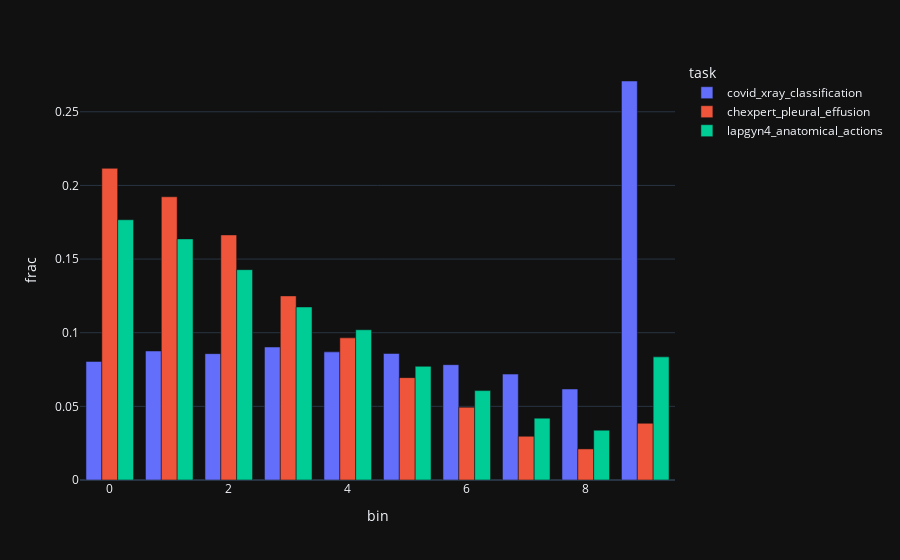

Notebook code for this chart:
### Code cell
get_bins(tasks=tuple(rng.choice(all_tasks) for _ in range(3)), f_dim=1)

### Figure 1 — Plotly figure (JSON) as saved in the notebook; plotly's stock layout.template omitted (floating-point values rounded to 4 significant figures)
{"data": [{"alignmentgroup": "True", "hovertemplate": "task=covid_xray_classification<br>bin=%{x}<br>frac=%{y}<extra></extra>", "legendgroup": "covid_xray_classification", "marker": {"color": "#636efa", "pattern": {"shape": ""}}, "name": "covid_xray_classification", "offsetgroup": "covid_xray_classification", "orientation": "v", "showlegend": true, "textposition": "auto", "x": [0, 1, 2, 3, 4, 5, 6, 7, 8, 9], "xaxis": "x", "y": [0.0805, 0.0876, 0.0858, 0.0903, 0.087, 0.0859, 0.0783, 0.0719, 0.0618, 0.2709], "yaxis": "y", "type": "bar"}, {"alignmentgroup": "True", "hovertemplate": "task=chexpert_pleural_effusion<br>bin=%{x}<br>frac=%{y}<extra></extra>", "legendgroup": "chexpert_pleural_effusion", "marker": {"color": "#EF553B", "pattern": {"shape": ""}}, "name": "chexpert_pleural_effusion", "offsetgroup": "chexpert_pleural_effusion", "orientation": "v", "showlegend": true, "textposition": "auto", "x": [0, 1, 2, 3, 4, 5, 6, 7, 8, 9], "xaxis": "x", "y": [0.2116, 0.1923, 0.1664, 0.125, 0.0965, 0.0695, 0.0494, 0.0297, 0.0211, 0.0385], "yaxis": "y", "type": "bar"}, {"alignmentgroup": "True", "hovertemplate": "task=lapgyn4_anatomical_actions<br>bin=%{x}<br>frac=%{y}<extra></extra>", "legendgroup": "lapgyn4_anatomical_actions", "marker": {"color": "#00cc96", "pattern": {"shape": ""}}, "name": "lapgyn4_anatomical_actions", "offsetgroup": "lapgyn4_anatomical_actions", "orientation": "v", "showlegend": true, "textposition": "auto", "x": [0, 1, 2, 3, 4, 5, 6, 7, 8, 9], "xaxis": "x", "y": [0.1767, 0.1637, 0.1428, 0.1175, 0.102, 0.0772, 0.0607, 0.042, 0.0338, 0.0836], "yaxis": "y", "type": "bar"}], "layout": {"xaxis": {"anchor": "y", "domain": [0.0, 1.0], "title": {"text": "bin"}}, "yaxis": {"anchor": "x", "domain": [0.0, 1.0], "title": {"text": "frac"}}, "legend": {"title": {"text": "task"}, "tracegroupgap": 0}, "margin": {"t": 60}, "barmode": "group"}}
